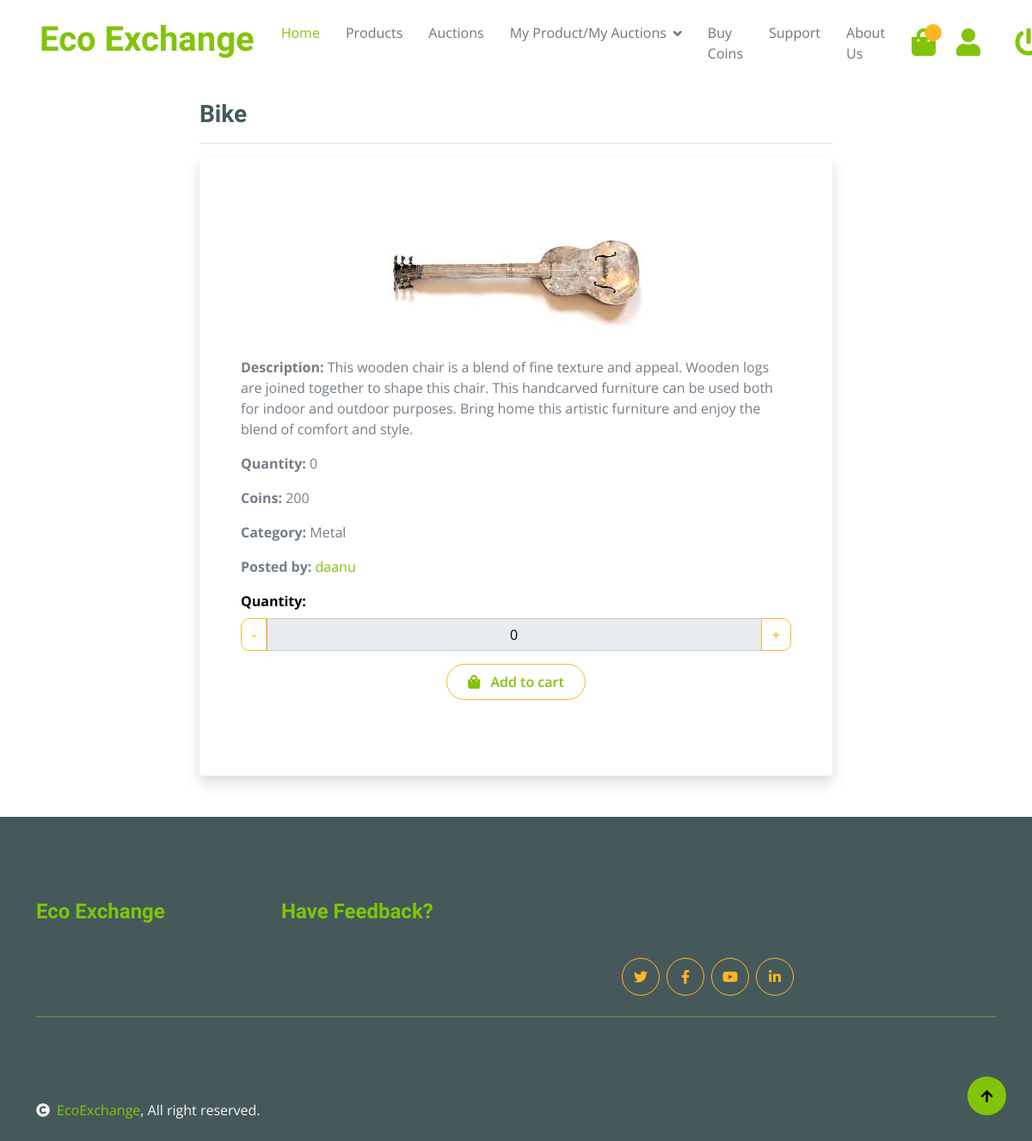
The app's page /product/6 (signed in), older data.
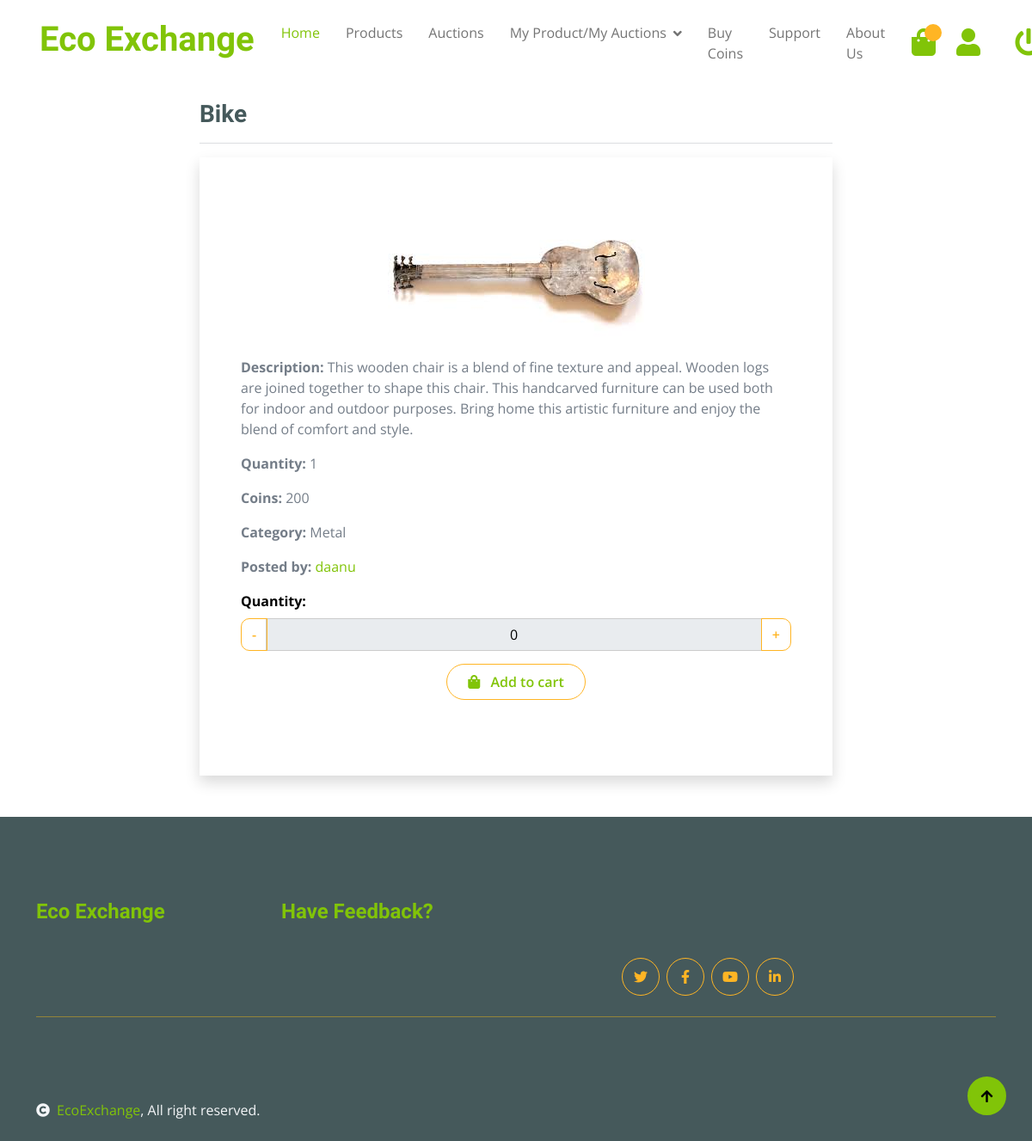
The same page, newer data.
### product/models.py (models this page shows, shortened)
class Product(models.Model):
    CATEGORY_CHOICES = [
        ('PAPER', 'Paper'),
        ('PLASTIC', 'Plastic'),
        ('GLASS', 'Glass'),
        ('METAL', 'Metal'),
        ('ELECTRONICS', 'Electronics'),
        ('ORGANIC', 'Organic'),
        ('TEXTILES', 'Textiles'),
        ('BATTERIES', 'Batteries'),
        ('WOOD', 'Wood'),
        ('RUBBER', 'Rubber'),
        ('MIXED_MATERIALS', 'Mixed Materials'),
    ]
    product_id = models.AutoField(primary_key=True)
    product_name = models.CharField(max_length=255)
    product_description = models.TextField()
    image = models.ImageField(upload_to='img/')
    quantity = models.IntegerField(validators=[MinValueValidator(1)])
    price = models.IntegerField(validators=[MinValueValidator(1)])
    category = models.CharField(max_length=50, choices=CATEGORY_CHOICES)
    user = models.ForeignKey(Member, on_delete=models.CASCADE)

### product/views.py (the view)
@login_required
@permission_required('product.view_product', raise_exception=True)
def product_detail(request, pk):
    try:
        member = Member.objects.get(username=request.user.username)
    except Member.DoesNotExist:
        member = None
    product = get_object_or_404(Product, pk=pk)
    cart_item = CartItem.objects.filter(user=member, product=product).first()
    cart_quantity = cart_item.quantity if cart_item else 0
    cookie_name = f'visited_products_{request.user.username}'
    visited_products = request.COOKIES.get(cookie_name, '')
    visited_products_list = visited_products.split(',') if visited_products else []
    if str(pk) not in visited_products_list:
        if len(visited_products_list) >= 5:
            visited_products_list.pop(0)
        visited_products_list.append(str(pk))
    new_visited_products = ','.join(visited_products_list)
    response = render(
        request,
        template_name='product/product_detail.html',
        context={'product': product, 'cart_quantity': cart_quantity}
    )
    response.set_cookie(cookie_name, new_visited_products)
    return response

### product/templates/product/product_detail.html (shortened to what this page needs)
{% extends 'product/base.html' %}
{% load static %}
{% block body %}
    <div class="container">
        <div class="row my-3">
            <div class="col-sm-8 offset-sm-2">
                <h3>{{ product.product_name }}</h3>
                <hr>
                <div class="shadow p-5" data-product-quantity="{{ product.quantity }}">
                    <div class="text-center">
                        <img src="{{ product.image.url }}" alt="{{ product.product_name }}" class="img-fluid mb-3">
                    </div>
                    <p><strong>Description:</strong> {{ product.product_description }}</p>
                    <p><strong>Quantity:</strong> {{ product.quantity }}</p>
                    <p><strong>Coins:</strong> {{ product.price }}</p>
                    <p><strong>Category:</strong> {{ product.get_category_display }}</p>
                    <p><strong>Posted by:</strong> <a href="{% url 'user_details:seller_desc' product.user.id %}" type="_blank">{{ product.user.username }}</a></p>
                    <div class="form-group">
                        <label for="quantity">Quantity:</label>
                        <div class="input-group">
                            <div class="input-group-prepend">
                                <button class="btn btn-outline-secondary" type="button" id="decrease">-</button>
                            </div>
                            <input type="text" id="quantity" name="quantity" class="form-control text-center" value={{ cart_quantity }} readonly>
                            <div class="input-group-append">
                                <button class="btn btn-outline-secondary" type="button" id="increase">+</button>
                            </div>
                        </div>
                    </div>
                    <p style='text-align: center'>
                        <button id="add-to-cart" class="btn border border-secondary rounded-pill px-4 py-2 mb-4 text-primary">
                            <i class="fa fa-shopping-bag me-2 text-primary"></i> Add to cart
                        </button>
                    </p>
                </div>
            </div>
        </div>
    </div>
{% endblock %}

Row changes from the older to the newer data that the page shows:
changed Product "Bike": quantity "0" → "1"
